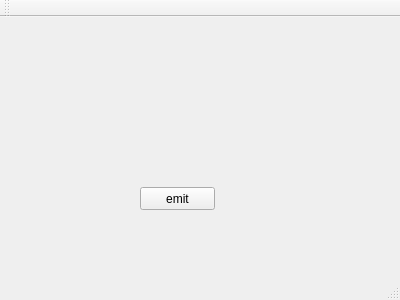
<?xml version="1.0" encoding="UTF-8"?>
<ui version="4.0">
 <class>MainWindow</class>
 <widget class="QMainWindow" name="MainWindow">
  <property name="geometry">
   <rect>
    <x>0</x>
    <y>0</y>
    <width>400</width>
    <height>300</height>
   </rect>
  </property>
  <property name="windowTitle">
   <string>MainWindow</string>
  </property>
  <widget class="QWidget" name="centralWidget">
   <widget class="QPushButton" name="pushButton">
    <property name="geometry">
     <rect>
      <x>140</x>
      <y>170</y>
      <width>75</width>
      <height>23</height>
     </rect>
    </property>
    <property name="text">
     <string>emit</string>
    </property>
   </widget>
  </widget>
  <widget class="QMenuBar" name="menuBar">
   <property name="geometry">
    <rect>
     <x>0</x>
     <y>0</y>
     <width>400</width>
     <height>21</height>
    </rect>
   </property>
  </widget>
  <widget class="QToolBar" name="mainToolBar">
   <attribute name="toolBarArea">
    <enum>TopToolBarArea</enum>
   </attribute>
   <attribute name="toolBarBreak">
    <bool>false</bool>
   </attribute>
  </widget>
  <widget class="QStatusBar" name="statusBar"/>
 </widget>
 <layoutdefault spacing="6" margin="11"/>
 <resources/>
 <connections/>
</ui>
